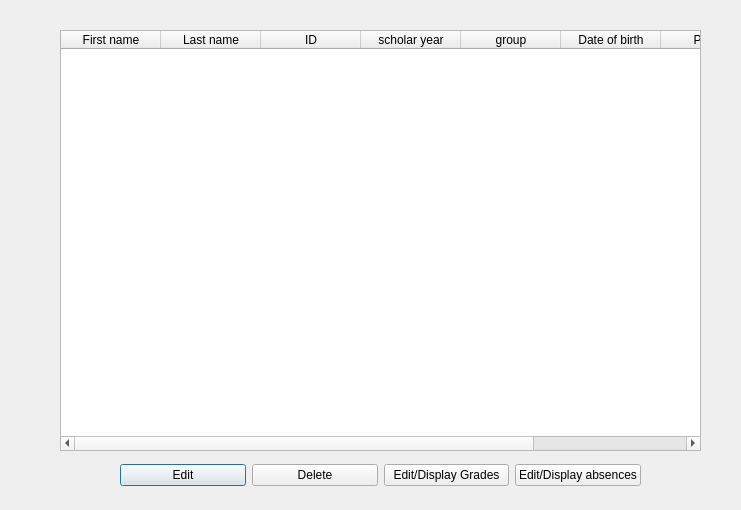
<?xml version="1.0" encoding="UTF-8"?>
<ui version="4.0">
 <class>DisplayStudents</class>
 <widget class="QDialog" name="DisplayStudents">
  <property name="geometry">
   <rect>
    <x>0</x>
    <y>0</y>
    <width>741</width>
    <height>510</height>
   </rect>
  </property>
  <property name="windowTitle">
   <string>Dialog</string>
  </property>
  <widget class="QTableWidget" name="tableWidget">
   <property name="geometry">
    <rect>
     <x>60</x>
     <y>30</y>
     <width>641</width>
     <height>421</height>
    </rect>
   </property>
   <column>
    <property name="text">
     <string>First name</string>
    </property>
   </column>
   <column>
    <property name="text">
     <string>Last name</string>
    </property>
   </column>
   <column>
    <property name="text">
     <string>ID</string>
    </property>
   </column>
   <column>
    <property name="text">
     <string>scholar year</string>
    </property>
   </column>
   <column>
    <property name="text">
     <string>group</string>
    </property>
   </column>
   <column>
    <property name="text">
     <string>Date of birth</string>
    </property>
   </column>
   <column>
    <property name="text">
     <string>Phone</string>
    </property>
   </column>
   <column>
    <property name="text">
     <string>Email</string>
    </property>
   </column>
  </widget>
  <widget class="QWidget" name="layoutWidget">
   <property name="geometry">
    <rect>
     <x>120</x>
     <y>460</y>
     <width>521</width>
     <height>31</height>
    </rect>
   </property>
   <layout class="QHBoxLayout" name="horizontalLayout">
    <item>
     <widget class="QPushButton" name="Edit">
      <property name="text">
       <string>Edit</string>
      </property>
     </widget>
    </item>
    <item>
     <widget class="QPushButton" name="Delete">
      <property name="text">
       <string>Delete</string>
      </property>
     </widget>
    </item>
    <item>
     <widget class="QPushButton" name="EditGrades">
      <property name="text">
       <string>Edit/Display Grades</string>
      </property>
     </widget>
    </item>
    <item>
     <widget class="QPushButton" name="edit_absence">
      <property name="text">
       <string>Edit/Display absences</string>
      </property>
     </widget>
    </item>
   </layout>
  </widget>
 </widget>
 <resources/>
 <connections/>
</ui>
